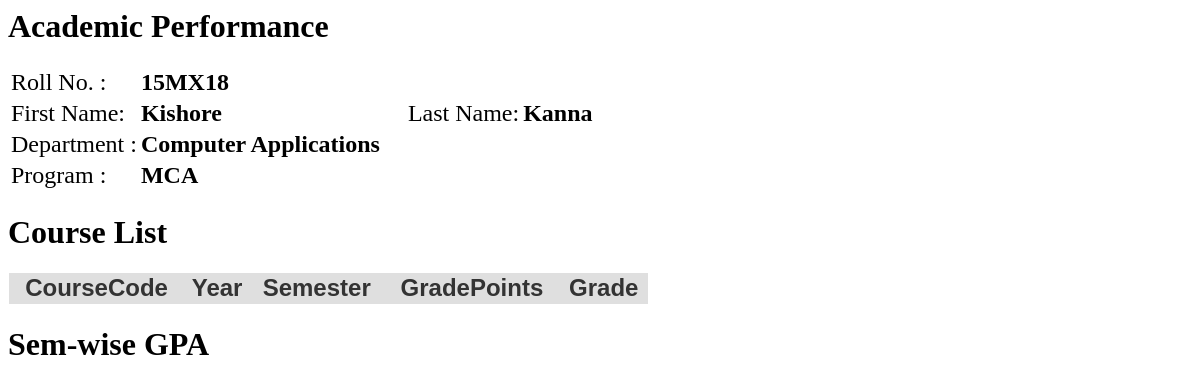
The app's page /profacad.php (signed in) with its own data.
### tables this page shows
CREATE TABLE IF NOT EXISTS `studentdetails` (
  `RollNo` varchar(15) NOT NULL,
  `FirstName` varchar(40) NOT NULL,
  `LastName` varchar(40) NOT NULL,
  `Dept` varchar(60) NOT NULL,
  `Program` varchar(60) NOT NULL,
  `DateOfBirth` date NOT NULL,
  `BloodGroup` varchar(10) NOT NULL,
  `MobileParent` varchar(15) NOT NULL,
  `MobileStudent` varchar(15) NOT NULL,
  `Address` varchar(1024) NOT NULL,
  `ResStatus` varchar(30) NOT NULL,
  `Password` varchar(60) NOT NULL,
  `Active` int(11) NOT NULL,
  `ImageFile` varchar(100) NOT NULL,
  `Email` varchar(60) NOT NULL,
  PRIMARY KEY (`RollNo`)
);

### profacad.php (the view, shortened to what this page needs)
<?php
$con = mysqli_connect("localhost","root","","courserec");
  $sql="SELECT * from studentdetails where RollNo='".$_SESSION["RollNo"]."'";
$ret=mysqli_query($con,$sql);
$count=mysqli_num_rows($ret);
echo "<div><h1>Academic Performance</h2><table id='content' style='font-size:24px;'>";
if($count==1){
	$row=mysqli_fetch_assoc($ret);
	echo "<tr><td>Roll No. :</td><td><b>".$row["RollNo"]."</b></td></tr>";
	echo "<tr><td>First Name:</td><td><b>".$row["FirstName"]."</b></td><td style='width:20px;'></td><td>Last Name:</td><td><b>".$row["LastName"]."</b></td></tr>";
	echo "<tr><td>Department :</td><td><b>".$row["Dept"]."</b></td></tr>";
	echo "<tr><td>Program :</td><td><b>".$row["Program"]."</b></td></tr>";
}
echo "</table></div>";
echo "<div><h1>Course List</h2><table class='tg' id='content' style='font-size:24px;text-align:center;'>";
echo "<tr class='tr'><th class='th'>CourseCode</th><th class='th'>Year</th><th class='th'>Semester</th><th class='th'>GradePoints</th><th class='th'>Grade</th></tr>";
echo "</table></div>";
?>
<h1>Sem-wise GPA</h1>

### profacad.php (style rules this page uses)
.tg { color: #333; font-family: Helvetica, Arial, sans-serif; width: 640px; border-collapse: collapse; border-spacing: 0; }
.td, .th { border: 1px solid transparent; height: 30px; transition: all 0.3s; }
.th { background: #DFDFDF; font-weight: bold; }

### records on screen
studentdetails: RollNo "15MX18", FirstName "Kishore", LastName "Kanna", Dept "Computer Applications", Program "MCA"
